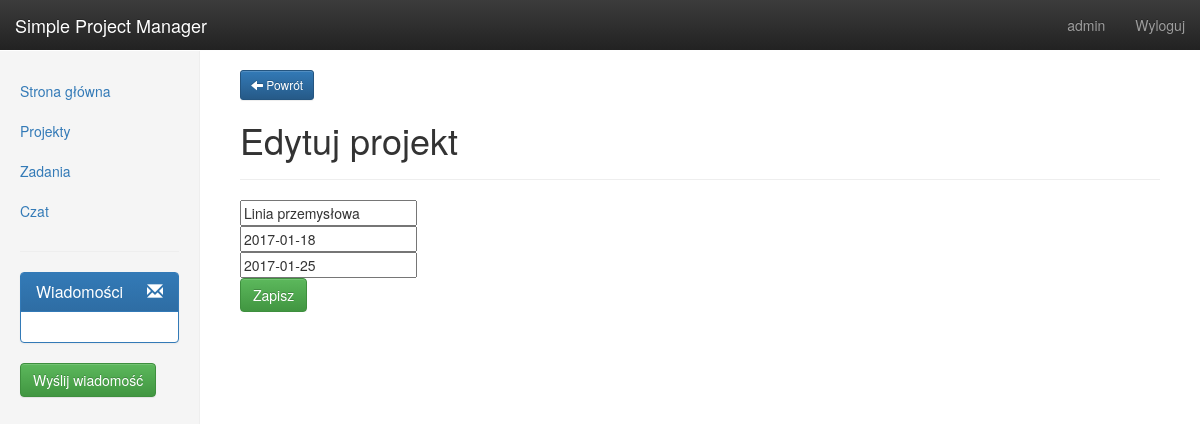
Page /projekty/edytuj/45/ (signed in) on the committed database.
### proman/models.py (models this page shows, shortened)
class Project(models.Model):
    name = models.CharField(max_length=80, verbose_name="nazwa projektu")
    owner = models.ForeignKey(User, on_delete=models.CASCADE, verbose_name="Właściciel")
    startdate = models.DateField(verbose_name="Data rozpoczęcia")  # auto_now_add=True
    enddate = models.DateField(verbose_name="Data zakończenia")
    passforjoin = models.CharField(max_length=80)
    complete_proc = models.IntegerField(default=0, validators=[MinValueValidator(0), MaxValueValidator(100)],
                                        verbose_name="procent wykonania projektu")
    class Meta:
        verbose_name_plural = "projekty"
        ordering = ['enddate']

### proman/views.py (the view)
# urls.py: url(r'^projekty/edytuj/(?P<project_id>[0-9]+)/$', views.project_edit, name='project_edit'),
@login_required(login_url='/login/')
def project_edit(request, project_id):
    project = get_object_or_404(Project, pk=project_id)
    if request.user != project.owner:
        return HttpResponseForbidden()
    form = ProjectAddForm(request.POST or None, instance=project)
    if request.method == 'POST' and form.is_valid():
        form.save()
        return redirect('proman:projects')
    else:
        return render(request, 'proman/project_edit.html', {'form': form, 'project': project})

### proman/forms.py
class ProjectAddForm(forms.ModelForm):
    startdate = forms.DateField(widget=forms.DateInput(attrs={'class': 'datepicker'}), label="Data rozpoczęcia")
    enddate = forms.DateField(widget=forms.DateInput(attrs={'class': 'datepicker'}), label="Data zakończenia")
    class Meta:
        model = Project
        fields = ['name', 'startdate', 'enddate']

### proman/context_processors.py (called while the page is built)
def messages(request):
    user = request.user
    if not user.is_authenticated:  # login_app try to load this context proccesor. Dont know why..
        msgs = ""
    else:
        msgs = Inbox.get_unread_messages(user).order_by('-sent_at')[:4]  # take 4 last messages
    return {'msgs': msgs}

### proman/templates/proman/project_edit.html (shortened to what this page needs)
{% extends 'proman/base.html' %}
{% block js_css_lib %}
    <link rel="stylesheet" href="https://ajax.googleapis.com/ajax/libs/jqueryui/1.12.1/themes/smoothness/jquery-ui.css">
{% endblock %}
{% load bootstrap %}
{% block projects %}
    <div class="page-header"><h1>Edytuj projekt</h1></div>
    <form action="." method="post">
        <div style="width: 30%">{{ form.name|bootstrap }}</div>
        <div style="width: 12%">{{ form.startdate|bootstrap }}</div>
        <div style="width: 12%">{{ form.enddate|bootstrap }}</div>
        <input class="btn btn-success" type="submit" value="Zapisz" />
    </form>
{% endblock %}
{% block actions %}
    <a href="{% url 'proman:project_show' project.id %}" class="btn btn-primary btn-sm">
        <span class="glyphicon glyphicon-arrow-left" aria-hidden="true"></span> Powrót</a>
{% endblock %}

### proman/templates/proman/base.html (shortened to what this page needs)
<!DOCTYPE html>
<html lang="pl-PL">
<head>
    <link rel="stylesheet" href="https://maxcdn.bootstrapcdn.com/bootstrap/3.3.7/css/bootstrap.min.css">
    <link rel="stylesheet" href="https://maxcdn.bootstrapcdn.com/bootstrap/3.3.7/css/bootstrap-theme.min.css">
    {% load static %}
    <link href="{% static 'proman/css/dashboard.css' %}" rel="stylesheet">
    {% block js_css_lib %}
    {% endblock %}
</head>
<body>
    <nav class="navbar navbar-inverse navbar-fixed-top">
        <div class="container-fluid">
            <div class="navbar-header">
                <a class="navbar-brand" href="#">Simple Project Manager</a>
            </div>
            <div id="navbar" class="navbar-collapse collapse">
              <ul class="nav navbar-nav navbar-right">
                <li><a href="{% url 'proman:user_profile' request.user.id %}">
                    {{ request.user }}
                </a></li>
                <li><a href="/login/logout/">Wyloguj</a></li>
              </ul>
            </div>
        </div>
    </nav>
    <div class="container-fluid">
          <div class="row">
              <div class="col-sm-3 col-md-2 sidebar">
                  <ul class="nav nav-sidebar">
                        {% if request.get_full_path == "/" %}<li class="active">{% else %}<li>{% endif %}
                            <a href="{% url 'proman:index' %}">Strona główna<span class="sr-only">(current)</span></a></li>
                        {% if request.get_full_path == "/projekty/" %}<li class="active">{% else %}<li>{% endif %}
                            <a href="{% url 'proman:projects' %}">Projekty</a></li>
                        {% if request.get_full_path == "/zadania/" %}<li class="active">{% else %}<li>{% endif %}
                            <a href="{% url 'proman:tasks' %}">Zadania</a></li>
                        {% if request.get_full_path == "/czat/" %}<li class="active">{% else %}<li>{% endif %}
                            <a href="{% url 'shoutbox:index' %}">Czat</a></li>
                  </ul>
              <hr>
              <div class="panel panel-primary">
                  <div class="panel-heading">
                      <h3 class="panel-title">
                          <a href="{% url 'proman:message_show' %}">
                            Wiadomości  <span class="glyphicon glyphicon-envelope" style="float: right" aria-hidden="true"></span>
                          </a>
                      </h3>
                  </div>
                  <div class="panel-body">
                  </div>
              </div>
                  <a class="btn btn-success" href="{% url 'proman:message_send' %}">Wyślij wiadomość</a>
              </div>
              <div class="col-sm-9 col-sm-offset-3 col-md-10 col-md-offset-2 main">
                  <div class="table-responsive">
                        {% block actions %}
                        {% endblock %}
                        {% block projects %}
                        {% endblock %}
                  </div>
              </div>
          </div>
    </div>
</body>
</html>

### proman/static/proman/css/dashboard.css (style rules this page uses)
body { padding-top: 50px; }
.navbar-fixed-top { border: 0; }
.sidebar { display: none; }
@media (min-width: 768px) { .sidebar { position: fixed; top: 51px; bottom: 0; left: 0; z-index: 1000; display: block; padding: 20px; overflow-x: hidden; overflow-y: auto; background-color: #f5f5f5; border-right: 1px solid #eee; } }
.nav-sidebar { margin-right: -21px; margin-bottom: 20px; margin-left: -20px; }
.nav-sidebar > li > a { padding-right: 20px; padding-left: 20px; }
.main { padding: 20px; }
@media (min-width: 768px) { .main { padding-right: 40px; padding-left: 40px; } }
.main .page-header { margin-top: 0; }

### rows in the picture
Project: name "Linia przemysłowa", startdate "2017-01-18", enddate "2017-01-25"

### other values in the picture
{{ request.user }} "admin"
